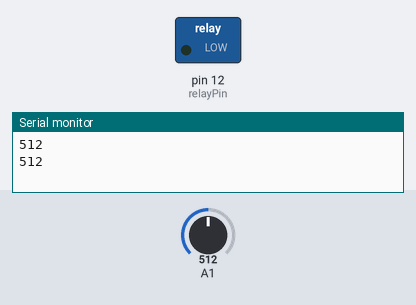
The sketch below on a simulated Arduino Uno, built with avr-gcc and run on an emulated ATmega328P. Parts: switched loads named in the sketch (green lamp = pin HIGH), the last lines printed to the serial monitor. The inputs (shaded band) are chosen by the test bench; at power-on: A1 = 512.

Above: at 1.8 s.
1.9 s: A1 set to 107
3.4 s: A1 set to 91
At 4.6 s:
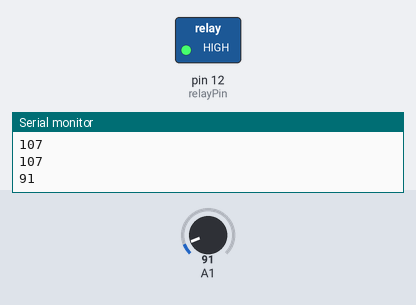
5.5 s: A1 set to 110
At 7.2 s:
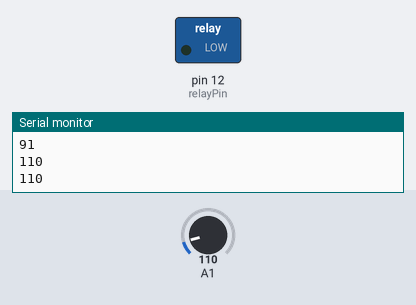
7.5 s: A1 set to 90
At 8.9 s:
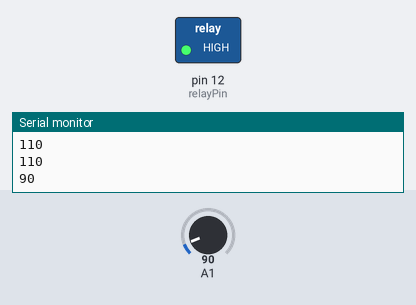
Timing chart, 0 to 10.5 s (numbered marks = the images above; inputs shaded):
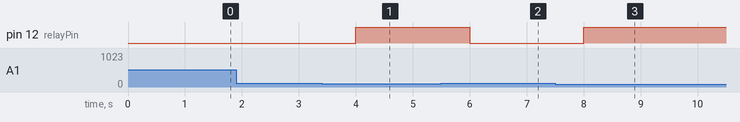

The sketch:

Relay.ino
```cpp
int ldrValue;
int relayPin = 12;
void setup() {
  Serial.begin(9600);
  pinMode(relayPin, OUTPUT);
}

void loop() {
  ldrValue = analogRead(A1);
  Serial.println(ldrValue);
  if (ldrValue < 100) {
    digitalWrite(relayPin, HIGH);
  }
  else {
    digitalWrite(relayPin, LOW);
  }
  delay(1000);
}
```

Measured:
- the behaviour switches between 100 and 99 on A1 (found by bisection; images 0 and 1)
- after the input at 3.4 s, pin 12 (relayPin): LOW → HIGH after 0.60 s
- after the input at 5.5 s, pin 12 (relayPin): HIGH → LOW after 0.50 s
- after the input at 7.5 s, pin 12 (relayPin): LOW → HIGH after 0.50 s
